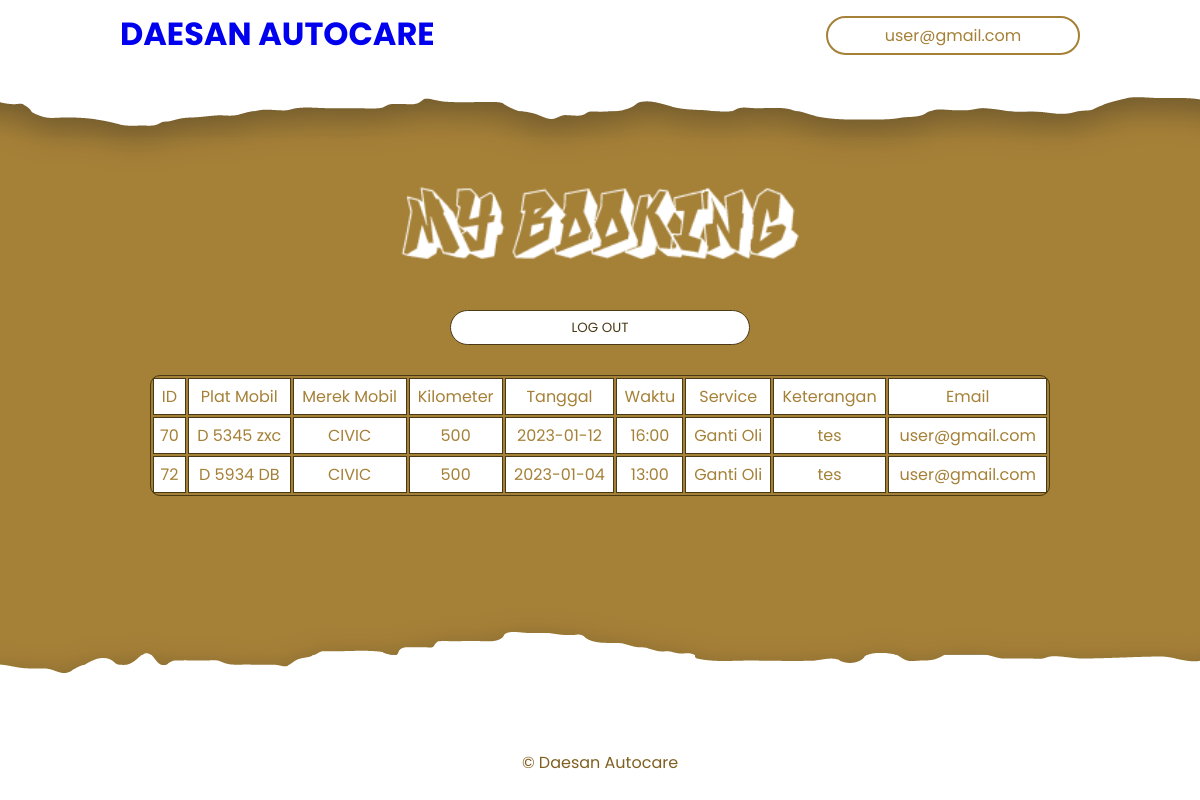
The app's page /UAS_PROGWEB/account.php (signed in) with its own data.
### tables this page shows
CREATE TABLE `booking` (
  `id_booking` int(12) NOT NULL AUTO_INCREMENT,
  `plat` varchar(255) NOT NULL,
  `merek_mobil` varchar(255) NOT NULL,
  `kilometer` int(12) NOT NULL,
  `waktu` varchar(255) NOT NULL,
  `service` varchar(255) NOT NULL,
  `keterangan` varchar(255) NOT NULL,
  `date` date DEFAULT NULL,
  `email` varchar(255) NOT NULL,
  PRIMARY KEY (`id_booking`)
);

### UAS_PROGWEB/account.php (the view, shortened to what this page needs)
<?php
$email = $_SESSION['email'];
?>
<!DOCTYPE html>
<html lang="en">
<head>
    <link rel="stylesheet" type="text/css" href="style.css" />
</head>
<body>
    <div class="header">
        <a href="first_page.php">
        <h1>DAESAN AUTOCARE</h1>
        </a>
        <div class="account">
            <span class="name"><?php if (isset($_SESSION['email'])) {
                                   echo $_SESSION['email'];
                                }?></span>
        </div>
    </div>
    <div class="center">
        <img src="image/booking.png" alt="" class="centerTitle">
        <br>
        <?php
include_once 'config.php';
$result = mysqli_query($conn,"SELECT * FROM booking where email='$email'");
?>
<?php
if (mysqli_num_rows($result) > 0) {
?>
<table border="1px">
	  <tr>
	  <td>ID</td>
		<td>Plat Mobil</td>
		<td>Merek Mobil</td>
		<td>Kilometer</td>
		<td>Tanggal</td>
    <td>Waktu</td>
		<td>Service</td>
        <td>Keterangan</td>
    <td>Email</td>
    <form action="logout.php">
         <input type="submit" class="btnLogout" value="LOG OUT">
    </form>
	  </tr>
			<?php
			while($row = mysqli_fetch_array($result)) {
			?>
	  <tr>
	      <td><?php echo $row["id_booking"]; ?></td>
		    <td><?php echo $row["plat"]; ?></td>
		    <td><?php echo $row["merek_mobil"]; ?></td>
		    <td><?php echo $row["kilometer"]; ?></td>
		    <td><?php echo $row["date"]; ?></td>
        <td><?php echo $row["waktu"]; ?></td>
		    <td><?php echo $row["service"]; ?></td>
            <td><?php echo $row["keterangan"]; ?></td>
        <td><?php echo $row["email"]; ?></td>
      </tr>
			<?php
			}
			?>
</table>
 <?php
}
else
{
    echo "No result found";
}
?>
    <div class="footer">
        <p>&copy; Daesan Autocare</p>
    </div>
</body>
</html>

### UAS_PROGWEB/style.css (style rules this page uses)
* { font-family: poppins; margin: 0; padding: 0; }
.header { width: 80%; height: 50px; margin: 0 auto; text-align: center; display: flex; justify-content: space-between; margin-top: 10px; color: #a58037; }
.account { margin: auto 0; width: 250px; height: 30px; border: 2px solid #a58037; border-radius: 25px; padding-top: 5px; text-align: center; }
.name { margin: auto 0; }
.footer { width: 100%; height: 50px; position: absolute; bottom: 0; color: #806021; text-align: center; }

### UAS_PROGWEB/account.php (style rules this page uses)
a { text-decoration: none; }
.center { width: 100%; height: 620px; background-image: url(image/background.png); text-align: center; }
.centerTitle { width: 400px; margin-top: 120px; }
.btnLogout { width: 300px; margin-top: 40px; border: 1px solid #4a3915; border-radius: 20px; background-color: white; cursor: pointer; color: #4a3915; }
input { border-radius: 25px; width: 350px; height: 35px; margin-top: 30px; text-align: center; color: #a58037; border: 1px solid #4a3915; }
input::placeholder { color: #a58037; }
table { margin: 0 auto; width: 900px; margin-top: 30px; border-radius: 10px; ; }
table, th, td { border: 1px solid #4a3915; }
td { color: #a58037; padding: 5px; background-color: white; }

### records on screen
booking: id_booking "70", plat "D 5345 zxc", merek_mobil "CIVIC", kilometer "500", date "2023-01-12", waktu "16:00", service "Ganti Oli", keterangan "tes", email "user@gmail.com"
booking: id_booking "72", plat "D 5934 DB", merek_mobil "CIVIC", kilometer "500", date "2023-01-04", waktu "13:00", service "Ganti Oli", keterangan "tes", email "user@gmail.com"

### other values on screen
$_SESSION['email'] "user@gmail.com"
